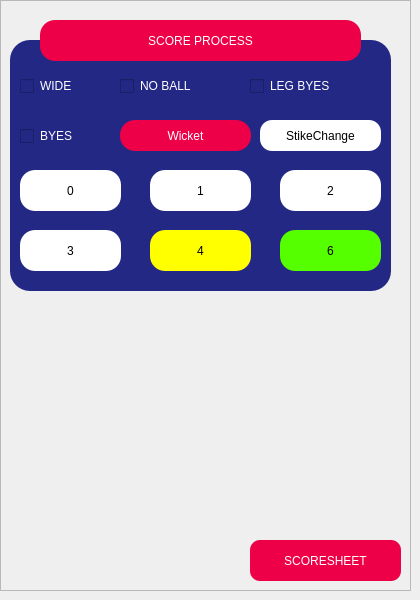
        <widget class="QWidget" name="page3">
         <widget class="QFrame" name="frame_6">
          <property name="geometry">
           <rect>
            <x>0</x>
            <y>0</y>
            <width>411</width>
            <height>591</height>
           </rect>
          </property>
          <property name="styleSheet">
           <string notr="true">/*background-color: rgb(19, 26, 92);
border-radius:30px;</string>
          </property>
          <property name="frameShape">
           <enum>QFrame::Shape::StyledPanel</enum>
          </property>
          <property name="frameShadow">
           <enum>QFrame::Shadow::Raised</enum>
          </property>
          <widget class="QLabel" name="label_34">
           <property name="geometry">
            <rect>
             <x>40</x>
             <y>20</y>
             <width>321</width>
             <height>41</height>
            </rect>
           </property>
           <property name="styleSheet">
            <string notr="true">color: rgb(255, 255, 255);
background-color: rgb(237, 0, 71);
font: 700 18pt &quot;Cascadia Code&quot;;
border-radius: 15px; 

</string>
           </property>
           <property name="text">
            <string>SCORE PROCESS</string>
           </property>
           <property name="alignment">
            <set>Qt::AlignmentFlag::AlignCenter</set>
           </property>
          </widget>
          <widget class="QWidget" name="widget_5" native="true">
           <property name="geometry">
            <rect>
             <x>10</x>
             <y>40</y>
             <width>381</width>
             <height>251</height>
            </rect>
           </property>
           <property name="styleSheet">
            <string notr="true">background-color: rgb(35, 40, 132);
border-radius:20px;</string>
           </property>
           <widget class="QCheckBox" name="Leg_Byes">
            <property name="geometry">
             <rect>
              <x>240</x>
              <y>30</y>
              <width>133</width>
              <height>32</height>
             </rect>
            </property>
            <property name="styleSheet">
             <string notr="true">color: rgb(255, 255, 255);

font: 700 14pt &quot;Cascadia Code&quot;;</string>
            </property>
            <property name="text">
             <string>LEG BYES</string>
            </property>
           </widget>
           <widget class="QCheckBox" name="No_Ball">
            <property name="geometry">
             <rect>
              <x>110</x>
              <y>30</y>
              <width>120</width>
              <height>32</height>
             </rect>
            </property>
            <property name="styleSheet">
             <string notr="true">color: rgb(255, 255, 255);

font: 700 14pt &quot;Cascadia Code&quot;;</string>
            </property>
            <property name="text">
             <string>NO BALL</string>
            </property>
           </widget>
           <widget class="QCheckBox" name="Wide">
            <property name="geometry">
             <rect>
              <x>10</x>
              <y>30</y>
              <width>133</width>
              <height>32</height>
             </rect>
            </property>
            <property name="styleSheet">
             <string notr="true">color: rgb(255, 255, 255);

font: 700 14pt &quot;Cascadia Code&quot;;</string>
            </property>
            <property name="text">
             <string>WIDE</string>
            </property>
           </widget>
           <widget class="QPushButton" name="Strike_Change">
            <property name="geometry">
             <rect>
              <x>250</x>
              <y>80</y>
              <width>121</width>
              <height>31</height>
             </rect>
            </property>
            <property name="styleSheet">
             <string notr="true">background-color: rgb(255, 255, 255);

font: 700 10pt &quot;Cascadia Code&quot;;
color: rgb(0, 0, 0);
border-radius: 12px; </string>
            </property>
            <property name="text">
             <string>StikeChange</string>
            </property>
           </widget>
           <widget class="QCheckBox" name="Byes">
            <property name="geometry">
             <rect>
              <x>10</x>
              <y>80</y>
              <width>91</width>
              <height>32</height>
             </rect>
            </property>
            <property name="styleSheet">
             <string notr="true">color: rgb(255, 255, 255);

font: 700 14pt &quot;Cascadia Code&quot;;</string>
            </property>
            <property name="text">
             <string>BYES</string>
            </property>
           </widget>
           <widget class="QPushButton" name="pushButton">
            <property name="geometry">
             <rect>
              <x>110</x>
              <y>80</y>
              <width>131</width>
              <height>31</height>
             </rect>
            </property>
            <property name="styleSheet">
             <string notr="true">color: rgb(255, 255, 255);
background-color: rgb(237, 0, 71);
font: 700 14pt &quot;Cascadia Code&quot;;
border-radius: 15px; </string>
            </property>
            <property name="text">
             <string>Wicket</string>
            </property>
           </widget>
           <widget class="QPushButton" name="Three_run">
            <property name="geometry">
             <rect>
              <x>10</x>
              <y>190</y>
              <width>101</width>
              <height>41</height>
             </rect>
            </property>
            <property name="styleSheet">
             <string notr="true">background-color: rgb(255, 255, 255);

font: 700 14pt &quot;Cascadia Code&quot;;
color: rgb(0, 0, 0);
border-radius: 15px; </string>
            </property>
            <property name="text">
             <string>3</string>
            </property>
           </widget>
           <widget class="QPushButton" name="dot">
            <property name="geometry">
             <rect>
              <x>10</x>
              <y>130</y>
              <width>101</width>
              <height>41</height>
             </rect>
            </property>
            <property name="styleSheet">
             <string notr="true">background-color: rgb(255, 255, 255);

font: 700 14pt &quot;Cascadia Code&quot;;
color: rgb(0, 0, 0);
border-radius: 15px; </string>
            </property>
            <property name="text">
             <string>0</string>
            </property>
           </widget>
           <widget class="QPushButton" name="One_run">
            <property name="geometry">
             <rect>
              <x>140</x>
              <y>130</y>
              <width>101</width>
              <height>41</height>
             </rect>
            </property>
            <property name="styleSheet">
             <string notr="true">background-color: rgb(255, 255, 255);

font: 700 14pt &quot;Cascadia Code&quot;;
color: rgb(0, 0, 0);
border-radius: 15px; </string>
            </property>
            <property name="text">
             <string>1</string>
            </property>
           </widget>
           <widget class="QPushButton" name="Two_run">
            <property name="geometry">
             <rect>
              <x>270</x>
              <y>130</y>
              <width>101</width>
              <height>41</height>
             </rect>
            </property>
            <property name="styleSheet">
             <string notr="true">background-color: rgb(255, 255, 255);

font: 700 14pt &quot;Cascadia Code&quot;;
color: rgb(0, 0, 0);
border-radius: 15px; </string>
            </property>
            <property name="text">
             <string>2</string>
            </property>
           </widget>
           <widget class="QPushButton" name="Four_run">
            <property name="geometry">
             <rect>
              <x>140</x>
              <y>190</y>
              <width>101</width>
              <height>41</height>
             </rect>
            </property>
            <property name="styleSheet">
             <string notr="true">
background-color: rgb(255, 255, 0);
color: rgb(0, 0, 0);


font: 700 14pt &quot;Cascadia Code&quot;;
color: rgb(0, 0, 0);
border-radius: 15px; </string>
            </property>
            <property name="text">
             <string>4</string>
            </property>
           </widget>
           <widget class="QPushButton" name="Six_run">
            <property name="geometry">
             <rect>
              <x>270</x>
              <y>190</y>
              <width>101</width>
              <height>41</height>
             </rect>
            </property>
            <property name="styleSheet">
             <string notr="true">
background-color: rgb(85, 255, 0);
color: rgb(0, 0, 0);

font: 700 14pt &quot;Cascadia Code&quot;;
color: rgb(0, 0, 0);
border-radius: 15px; </string>
            </property>
            <property name="text">
             <string>6</string>
            </property>
           </widget>
           <zorder>Leg_Byes</zorder>
           <zorder>Wide</zorder>
           <zorder>No_Ball</zorder>
           <zorder>Strike_Change</zorder>
           <zorder>Byes</zorder>
           <zorder>pushButton</zorder>
           <zorder>Three_run</zorder>
           <zorder>dot</zorder>
           <zorder>One_run</zorder>
           <zorder>Two_run</zorder>
           <zorder>Four_run</zorder>
           <zorder>Six_run</zorder>
          </widget>
          <widget class="QPushButton" name="pushButton_3">
           <property name="geometry">
            <rect>
             <x>250</x>
             <y>540</y>
             <width>151</width>
             <height>41</height>
            </rect>
           </property>
           <property name="styleSheet">
            <string notr="true">color: rgb(255, 255, 255);
background-color: rgb(237, 0, 71);
font: 700 14pt &quot;Cascadia Code&quot;;
border-radius: 10px; </string>
           </property>
           <property name="text">
            <string>SCORESHEET</string>
           </property>
          </widget>
          <zorder>widget_5</zorder>
          <zorder>label_34</zorder>
          <zorder>pushButton_3</zorder>
         </widget>
        </widget>
